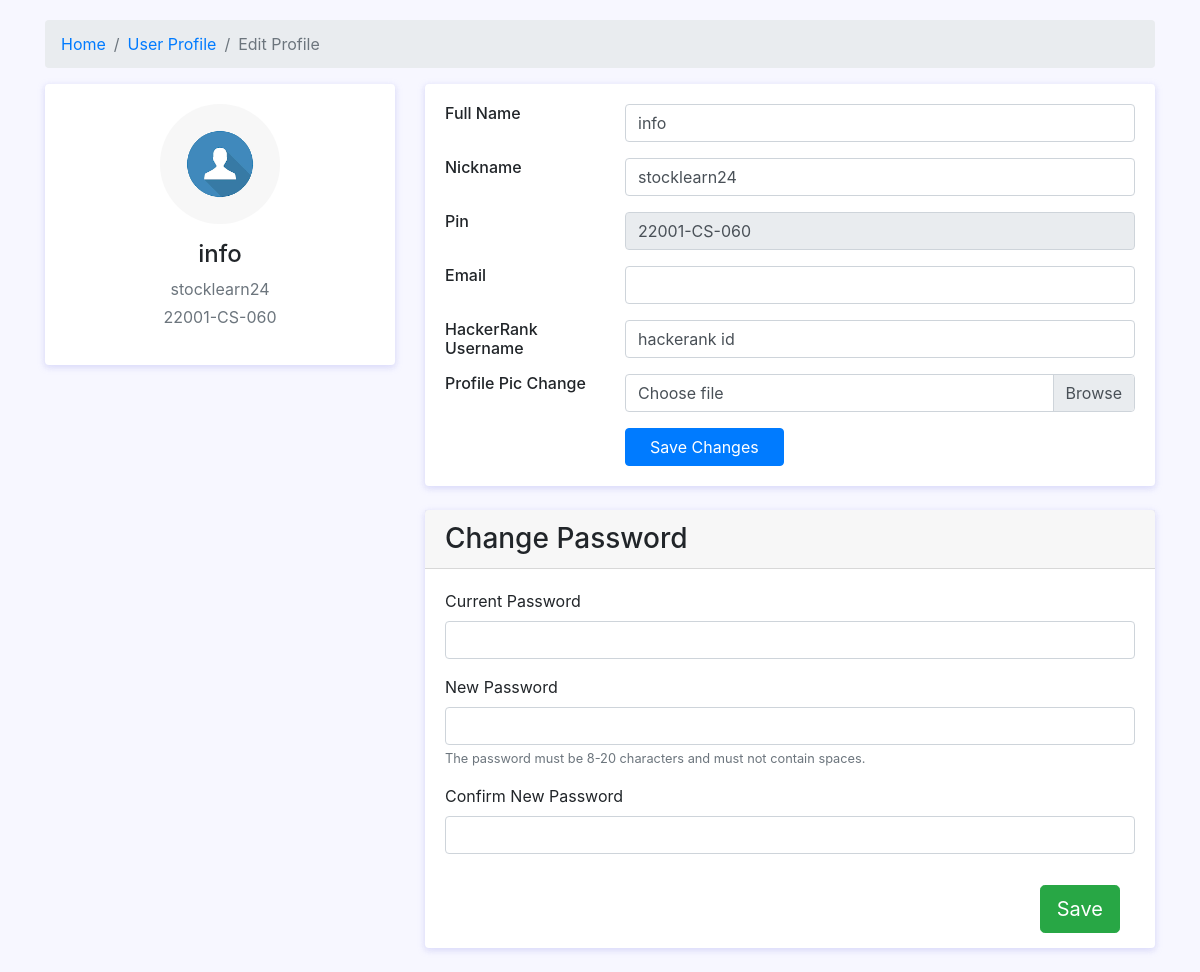
Before: /profile/editprofile/ (signed in) with the older database file.
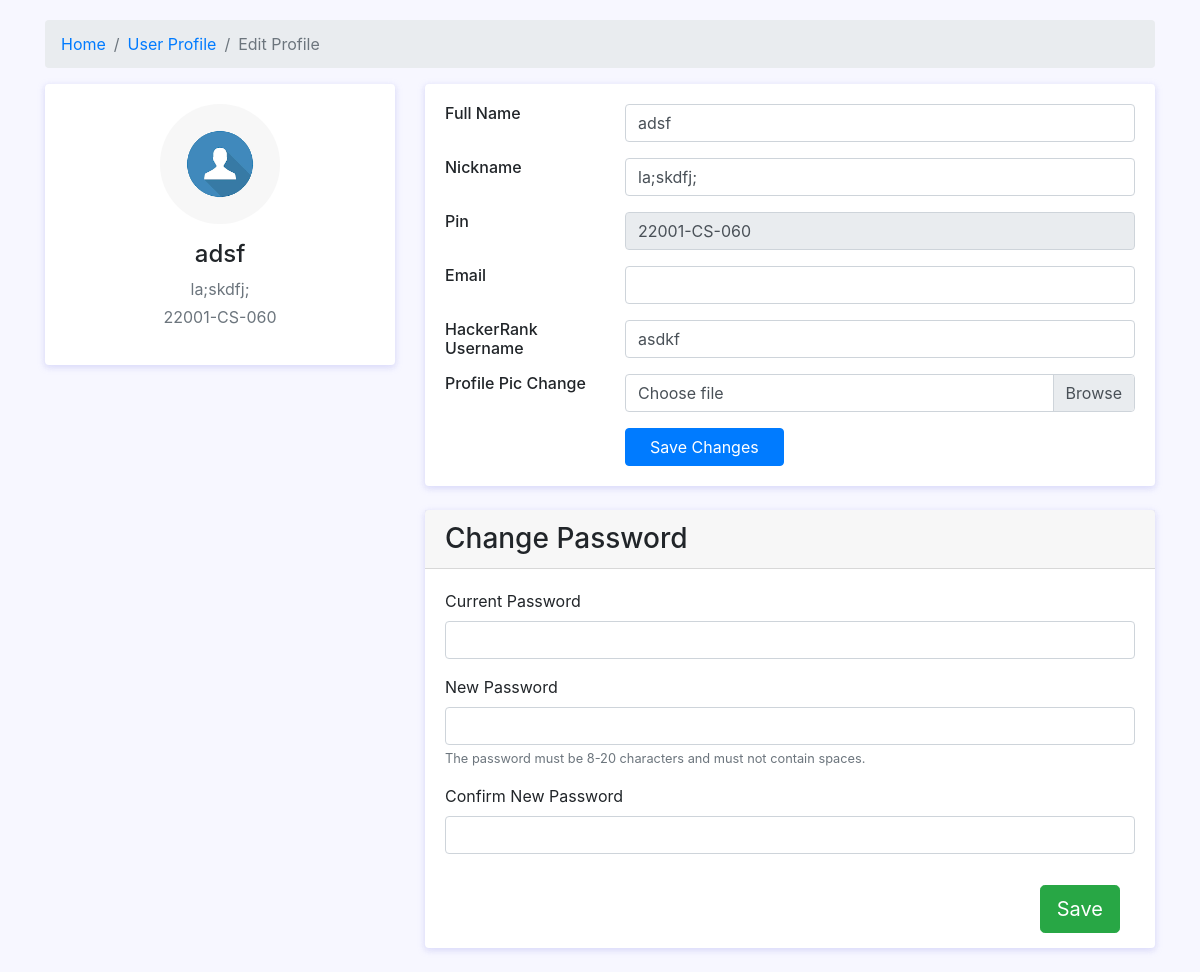
After: the same page with the newer database file.
### profilepage/models.py (models this page shows, shortened)
class Profile(models.Model):
    user = models.OneToOneField(User, on_delete=models.CASCADE)
    nickname = models.CharField(max_length=30,default='yournickname')
    hackerrank_id = models.CharField(max_length=20,default='yourhackerrankid')
    c1progress = models.FloatField(default='0')
    c2progress = models.FloatField(default='0')
    name = models.CharField(max_length=50)
    imguploadlimit = models.PositiveSmallIntegerField(default='10')
    image = models.ImageField(upload_to='profile_images/', default='profile_images/default.jpg')

### profilepage/views.py (the view)
# urls.py: path('editprofile/',views.editprofile,name='editprofile'),
@login_required
def editprofile(request):
    user_profile = Profile.objects.filter(user=request.user).first()
    if user_profile is None:
        return redirect('home')
    else:
        context = {'user_profile': user_profile}
        return render(request, 'profile/editprofile.html', context)

### templates/profile/editprofile.html (shortened to what the changed rows need)
<!DOCTYPE html>
<html lang="en">
<head>
    <link href="https://cdn.jsdelivr.net/npm/bootstrap@4.5.0/dist/css/bootstrap.min.css" rel="stylesheet">
</head>
<body>
    <div class="container">
        <div class="main-body">
            <div class="row">
                <div class="col-lg-4">
                    <div class="card">
                        <div class="card-body">
                            <div class="d-flex flex-column align-items-center text-center">
                                <img src="{{ user_profile.image.url }}" alt="Admin"
                                    class="rounded-circle" width="120">
                                <div class="mt-3">
                                    <h4>{{ user_profile.name }}</h4>
                                    <p class="text-secondary mb-1">{{ user_profile.nickname }}</p>
                                    <p class="text-muted font-size-sm">{{ user_profile.user.username }}</p>
                                </div>
                            </div>
                        </div>
                    </div>
                </div>
                <div class="col-lg-8">
                    <div class="card">
                        <div class="card-body">
                            <form action='profileedithandle' method='post' enctype="multipart/form-data"> {% csrf_token %}
                            <div class="row mb-3">
                                <div class="col-sm-9 text-secondary">
                                    <input type="text" class="form-control" value="{{ user_profile.name }}" name="changedName">
                                </div>
                            </div>
                            <div class="row mb-3">
                                <div class="col-sm-9 text-secondary">
                                    <input type="text" class="form-control" value="{{ user_profile.nickname }}" name="changedNickName">
                                </div>
                            </div>
                            <div class="row mb-3">
                                <div class="col-sm-9 text-secondary">
                                    <input type="text" class="form-control" value="{{ user_profile.user.username }}" disabled readonly>
                                </div>
                            </div>
                            <div class="row mb-3">
                                <div class="col-sm-9 text-secondary">
                                    <input type="text" class="form-control" value="{{ user_profile.hackerrank_id }}" name="changedHackId">
                                </div>
                            </div>
                            </div>
                        </div>
                        </div>
                    </div>
                </div>
            </div>
</body>
</html>

Changed rows visible on the page:
removed Profile: image (placeholder picture), name "info", nickname "stocklearn24", user.username "22001-CS-060", changedName "info", changedNickName "stocklearn24", changedHackId "hackerank id"
added Profile: image (placeholder picture), name "adsf", nickname "la;skdfj;", user.username "22001-CS-060", changedName "adsf", changedNickName "la;skdfj;", changedHackId "asdkf"
